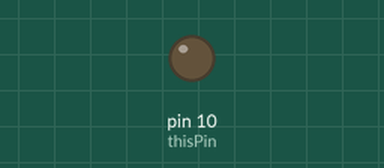
Simulated run of this sketch. Board: Arduino Uno, built with avr-gcc and run on an emulated ATmega328P. Parts: output pins drawn as LEDs (lit = HIGH). What the sketch prints to the serial monitor is not drawn.

Above: at 0.15 s.
Timing chart, 0 to 1.6 s (numbered marks = the images above):
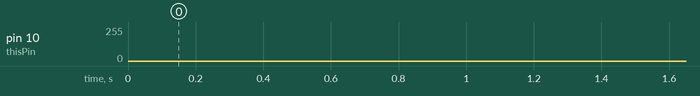

The sketch:

SerialPort.ino
```cpp
int thisPin = 10;
int baudRate = 9600;
void setup() {
  pinMode(thisPin, OUTPUT);
  Serial.begin(baudRate);
}
void loop() {
  for (int brightness = 0; brightness < 255; brightness++) {
    analogWrite(thisPin, brightness);
    delay(2);
  }
  // fade the LED on thisPin from brithstest to off:
  for (int brightness = 255; brightness >= 0; brightness--) {
    analogWrite(thisPin, brightness);
    delay(1);
  }
  Serial.println("End");
  delay(1500);
  Serial.println("Start");
}
```
